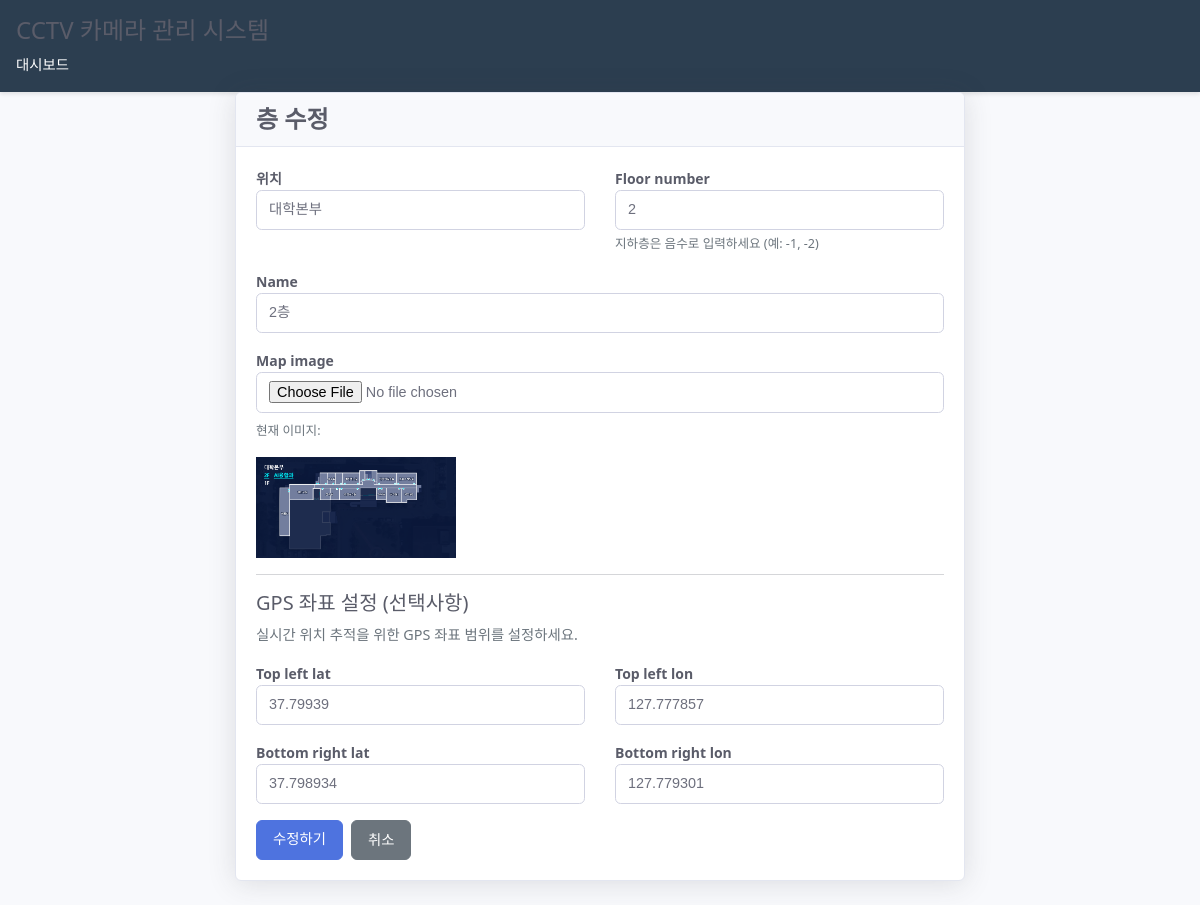
The page /map/floors/2/edit/ (signed in) on the database as committed earlier.
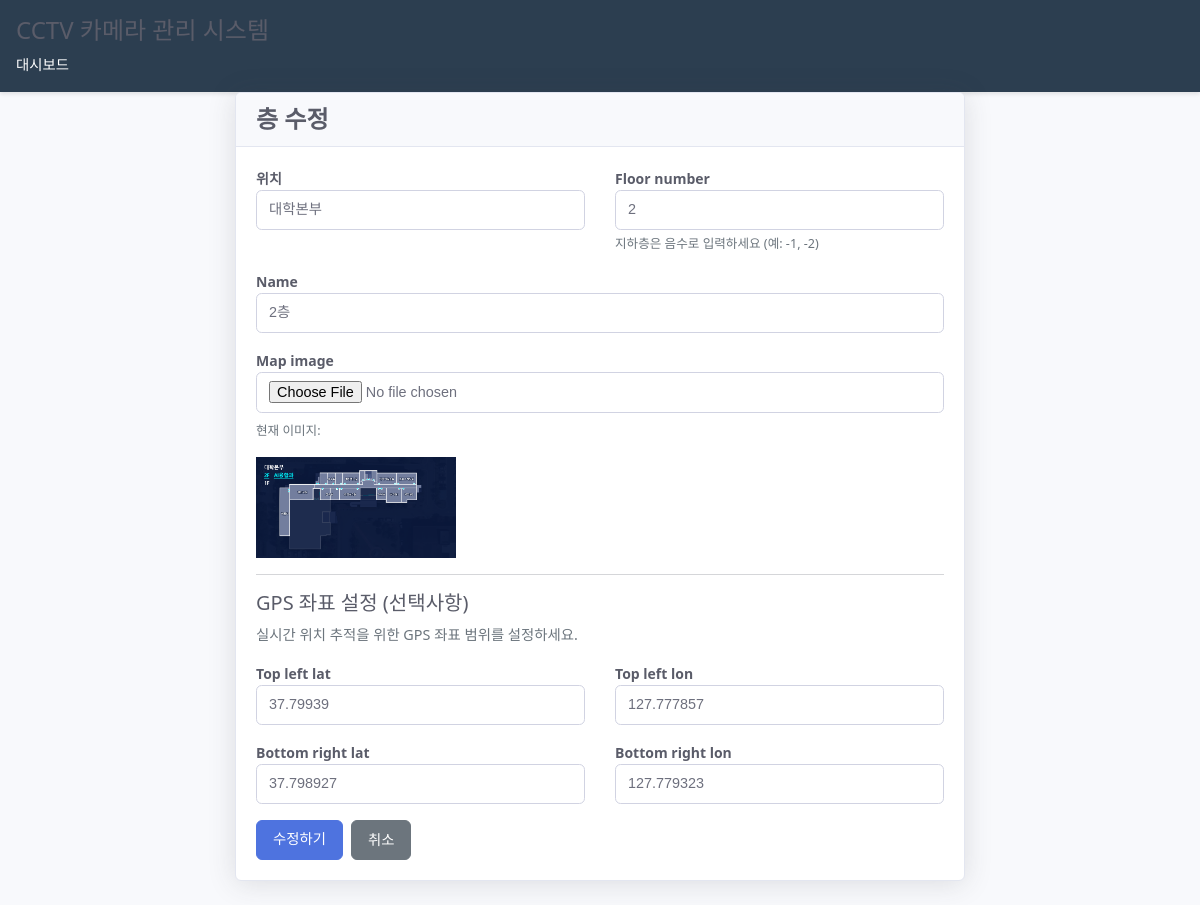
The same page on the database as committed later.
### map/models.py (models this page shows, shortened)
class Floor(models.Model):
    location = models.ForeignKey(Location, on_delete=models.CASCADE, related_name='floors', verbose_name="위치")
    name = models.CharField(max_length=100, help_text="층 이름 (예: 1층, 2층, 지하1층)")
    floor_number = models.IntegerField(help_text="정렬용 층수 (-1, 1, 2, 3...)")
    map_image = models.ImageField(upload_to='maps/%Y/%m/', help_text="지도 이미지 파일")
    top_left_lat = models.FloatField(null=True, blank=True, help_text="좌상단 위도")
    top_left_lon = models.FloatField(null=True, blank=True, help_text="좌상단 경도")
    bottom_right_lat = models.FloatField(null=True, blank=True, help_text="우하단 위도")
    bottom_right_lon = models.FloatField(null=True, blank=True, help_text="우하단 경도")
    created_at = models.DateTimeField(auto_now_add=True)
    class Meta:
        verbose_name = "층"
        verbose_name_plural = "층들"
        ordering = ['location', 'floor_number']
        unique_together = ['location', 'floor_number']

### map/views.py (the view, shortened to what this page needs)
# urls.py: path('floors/<int:pk>/edit/', views.FloorUpdateView.as_view(), name='floor_edit'),
@method_decorator(login_required, name='dispatch')
class FloorUpdateView(UpdateView):
    model = Floor
    form_class = FloorForm
    template_name = 'map/floor_form.html'
    success_url = reverse_lazy('map:floor_list')

### map/forms.py (shortened to what this page needs)
class FloorForm(forms.ModelForm):
    class Meta:
        model = Floor
        fields = ['location', 'name', 'floor_number', 'map_image',
                  'top_left_lat', 'top_left_lon', 'bottom_right_lat', 'bottom_right_lon']
        widgets = {
            'location': forms.Select(attrs={'class': 'form-control'}),
            'name': forms.TextInput(attrs={'class': 'form-control', 'placeholder': '예: 1층, 2층, 지하1층'}),
            'floor_number': forms.NumberInput(attrs={'class': 'form-control', 'placeholder': '예: 1, 2, -1'}),
            'map_image': forms.FileInput(attrs={'class': 'form-control', 'accept': 'image/*'}),
            'top_left_lat': forms.NumberInput(attrs={'class': 'form-control', 'step': 'any', 'placeholder': '좌상단 위도'}),
            'top_left_lon': forms.NumberInput(attrs={'class': 'form-control', 'step': 'any', 'placeholder': '좌상단 경도'}),
            'bottom_right_lat': forms.NumberInput(attrs={'class': 'form-control', 'step': 'any', 'placeholder': '우하단 위도'}),
            'bottom_right_lon': forms.NumberInput(attrs={'class': 'form-control', 'step': 'any', 'placeholder': '우하단 경도'}),
        }

### map/models.py (called while the page is built)
    def __str__(self):
        return self.name

### map/templates/map/floor_form.html (shortened to what the changed rows need)
{% extends 'map/base.html' %}
{% load static %}
{% block extra_css %}
<link rel="stylesheet" href="{% static 'map/css/map_admin.css' %}">
{% endblock %}
{% block content %}
<div class="container">
    <div class="row justify-content-center">
        <div class="col-md-8">
            <div class="card">
                <div class="card-body">
                    <form method="post" enctype="multipart/form-data">
                        <div class="row">
                            <div class="col-md-6">
                                <div class="mb-3">
                                    <label for="{{ form.location.id_for_label }}" class="form-label">{{ form.location.label }}</label>
                                    {{ form.location }}
                                </div>
                            </div>
                            <div class="col-md-6">
                                <div class="mb-3">
                                    <label for="{{ form.floor_number.id_for_label }}" class="form-label">{{ form.floor_number.label }}</label>
                                    {{ form.floor_number }}
                                    <div class="form-text">지하층은 음수로 입력하세요 (예: -1, -2)</div>
                                </div>
                            </div>
                        </div>
                        <div class="mb-3">
                            <label for="{{ form.name.id_for_label }}" class="form-label">{{ form.name.label }}</label>
                            {{ form.name }}
                        </div>
                        <div class="mb-3">
                            <label for="{{ form.map_image.id_for_label }}" class="form-label">{{ form.map_image.label }}</label>
                            {{ form.map_image }}
                            {% if object and object.map_image %}
                                <div class="mt-2">
                                    <p class="form-text">현재 이미지:</p>
                                    <img src="{{ object.map_image.url }}" alt="현재 지도" style="max-width: 200px; height: auto;">
                                </div>
                            {% endif %}
                        </div>
                        <div class="row">
                            <div class="col-md-6">
                                <div class="mb-3">
                                    <label for="{{ form.top_left_lat.id_for_label }}" class="form-label">{{ form.top_left_lat.label }}</label>
                                    {{ form.top_left_lat }}
                                </div>
                            </div>
                            <div class="col-md-6">
                                <div class="mb-3">
                                    <label for="{{ form.top_left_lon.id_for_label }}" class="form-label">{{ form.top_left_lon.label }}</label>
                                    {{ form.top_left_lon }}
                                </div>
                            </div>
                        </div>
                        <div class="row">
                            <div class="col-md-6">
                                <div class="mb-3">
                                    <label for="{{ form.bottom_right_lat.id_for_label }}" class="form-label">{{ form.bottom_right_lat.label }}</label>
                                    {{ form.bottom_right_lat }}
                                </div>
                            </div>
                            <div class="col-md-6">
                                <div class="mb-3">
                                    <label for="{{ form.bottom_right_lon.id_for_label }}" class="form-label">{{ form.bottom_right_lon.label }}</label>
                                    {{ form.bottom_right_lon }}
                                </div>
                            </div>
                        </div>
                    </form>
                </div>
            </div>
        </div>
    </div>
</div>
{% endblock %}

Rows that differ between the two databases and show on the page:
changed Floor "대학본부": bottom_right_lat "37.798934" → "37.798927"; bottom_right_lon "127.779301" → "127.779323"
